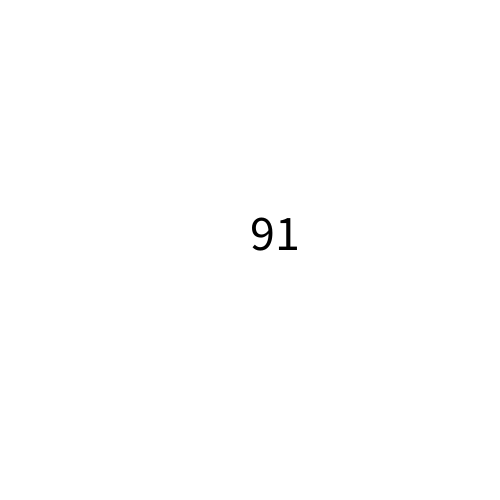
Frame 1 (no input)
Frame 60 (the mouse pressed at the canvas centre just before this capture): identical to frame 1, image omitted
Frame 120 (the mouse held since frame 60 and released just before this capture): identical to frame 1, image omitted

The Processing sketch that drew this single still picture (run headless with seeded random() and noise(); from frame 60 on, the mouse is pressed at the canvas centre):

// Processing sketch: Exercise_5
// ── Exercise_5.pde
int numberofapples = 53;
int numberofbananas = 21;
int numberoforanges = 17;
void setup()
{
  size(500, 500);
  fill(0);
  textSize(50);
}

void draw()

{
  background(255);
  text(numberofapples + numberoforanges + numberofbananas, 250, 250);
}
